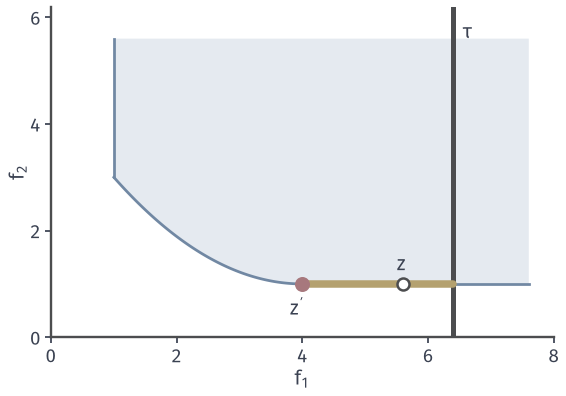

Write the Python code that produced this figure.
from pathlib import Path
import sys
sys.path.insert(0, str(Path(__file__).resolve().parents[1]/"moo-common"))
from moo_fig import *
HERE = Path(__file__).resolve().parent
# Threshold problem with tied minimizers along a flat edge.
fig, ax = figure(width_mm=80, height_mm=56)
setup(ax, (0, 8), (0, 6.2), range(0, 9, 2), range(0, 7, 2))
t = np.linspace(0, 1, 100); cu = 1+3*t; cv = 1+2*(1-t)**2
ax.fill(np.r_[1, 1, cu, 7.6, 7.6], np.r_[5.6, 3, cv, 1, 5.6], facecolor=BLUE_FILL, edgecolor='none', zorder=1)
ax.plot(cu, cv, color=BLUE, lw=1.1, zorder=3); ax.plot([1, 1], [3, 5.6], color=BLUE, lw=1.1, zorder=3); ax.plot([4, 7.6], [1, 1], color=BLUE, lw=1.1, zorder=3)
tau = 6.4; ax.plot([tau, tau], [0, 6.2], color=EDGE, lw=2, zorder=4); ax.text(tau+.15, 5.6, r'$\tau$', color=INK)
ax.plot([4, tau], [1, 1], color=YELLOW, lw=3, zorder=5, solid_capstyle='round'); dot(ax, (4, 1), RED, ms=6, z=8)
ax.text(3.8, .42, "$z'$", color=INK); hollow(ax, (5.6, 1), EDGE, z=8); ax.text(5.5, 1.25, '$z$', color=INK)
save(fig, HERE, 'figure', {'tau': tau})
